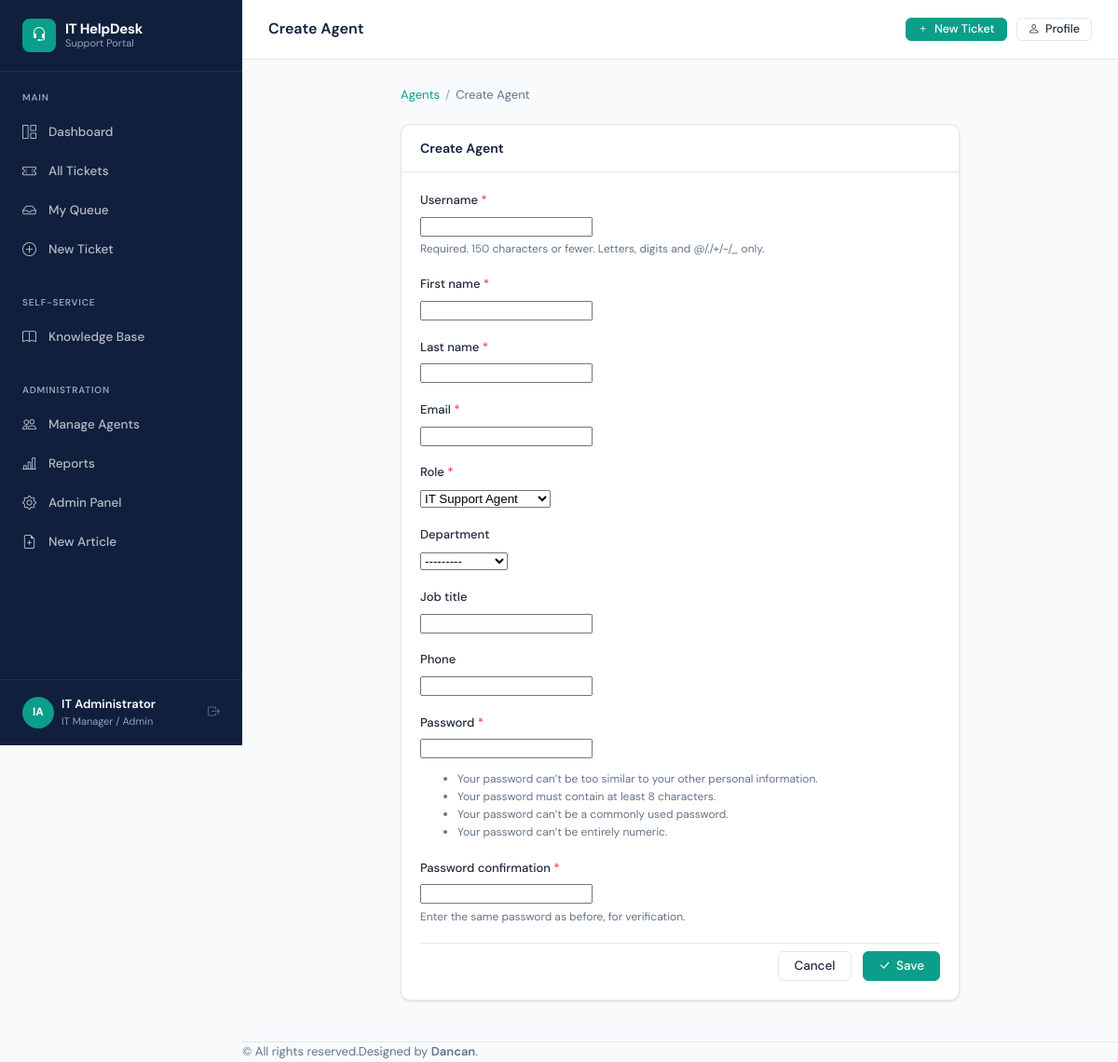
Page /accounts/agents/create/ (signed in) on the committed database.
### accounts/models.py (models this page shows, shortened)
class User(AbstractUser):
    ROLE_END_USER = 'end_user'
    ROLE_AGENT = 'agent'
    ROLE_MANAGER = 'manager'
    ROLE_CHOICES = [
        (ROLE_END_USER, 'End User'),
        (ROLE_AGENT, 'IT Support Agent'),
        (ROLE_MANAGER, 'IT Manager / Admin'),
    ]
    role = models.CharField(max_length=20, choices=ROLE_CHOICES, default=ROLE_END_USER)
    department = models.ForeignKey(Department, on_delete=models.SET_NULL, null=True, blank=True, related_name='users')
    phone = models.CharField(max_length=20, blank=True)
    avatar = models.ImageField(upload_to='avatars/', blank=True, null=True)
    job_title = models.CharField(max_length=100, blank=True)
    is_active = models.BooleanField(default=True)
    email_notifications = models.BooleanField(default=True)
    created_at = models.DateTimeField(auto_now_add=True)
    @property
    def is_end_user(self):
        return self.role == self.ROLE_END_USER
    @property
    def is_manager(self):
        return self.role == self.ROLE_MANAGER
    def get_initials(self):
        if self.first_name and self.last_name:
            return f"{self.first_name[0]}{self.last_name[0]}".upper()
        return self.username[:2].upper()

### accounts/views.py (the view)
# urls.py: path('agents/create/', views.agent_create, name='agent_create'),
@login_required
def agent_create(request):
    if not request.user.is_manager:
        messages.error(request, 'Access denied.')
        return redirect('dashboard:home')
    form = AgentCreateForm(request.POST or None)
    if request.method == 'POST' and form.is_valid():
        form.save()
        messages.success(request, 'Agent account created successfully.')
        return redirect('accounts:agent_list')
    return render(request, 'accounts/agent_form.html', {'form': form, 'title': 'Create Agent'})

### accounts/forms.py
class AgentCreateForm(UserCreationForm):
    email = forms.EmailField(required=True)
    first_name = forms.CharField(required=True)
    last_name = forms.CharField(required=True)
    class Meta:
        model = User
        fields = ['username', 'first_name', 'last_name', 'email', 'role', 'department', 'job_title', 'phone', 'password1', 'password2']
    def __init__(self, *args, **kwargs):
        super().__init__(*args, **kwargs)
        self.fields['role'].choices = [
            (User.ROLE_AGENT, 'IT Support Agent'),
            (User.ROLE_MANAGER, 'IT Manager / Admin'),
        ]

### accounts/models.py (called while the page is built)
    def __str__(self):
        return self.name

### templates/accounts/agent_form.html (shortened to what this page needs)
{% extends "base/base.html" %}
{% block page_title %}{{ title }}{% endblock %}
{% block content %}
<div style="max-width:600px;margin:0 auto;">
  <ul class="breadcrumb">
    <li><a href="{% url 'accounts:agent_list' %}">Agents</a></li>
    <li>{{ title }}</li>
  </ul>
  <div class="card">
    <div class="card-header"><h5>{{ title }}</h5></div>
    <div class="card-body">
      <form method="post" enctype="multipart/form-data">
        {% for field in form %}
        <div class="form-group">
          <label class="form-label" for="{{ field.id_for_label }}">
            {{ field.label }}{% if field.field.required %} <span style="color:var(--red);">*</span>{% endif %}
          </label>
          {{ field }}
          {% if field.help_text %}<div class="form-text">{{ field.help_text }}</div>{% endif %}
        </div>
        {% endfor %}
        <div style="display:flex;gap:12px;justify-content:flex-end;padding-top:8px;border-top:1px solid var(--border);">
          <a href="{% url 'accounts:agent_list' %}" class="btn btn-outline">Cancel</a>
          <button type="submit" class="btn btn-primary">
            <i class="bi bi-check-lg"></i> Save
          </button>
        </div>
      </form>
    </div>
  </div>
</div>
{% endblock %}

### templates/base/base.html (shortened to what this page needs)
<!DOCTYPE html>
<html lang="en">
<head>
  <link rel="stylesheet" href="https://cdn.jsdelivr.net/npm/bootstrap-icons@1.11.3/font/bootstrap-icons.css">
  <link rel="stylesheet" href="/static/css/main.css">
</head>
<body>
<div class="app-wrapper">
  <aside class="sidebar" id="sidebar">
    <div class="sidebar-brand">
      <div class="sidebar-brand-icon"><i class="bi bi-headset"></i></div>
      <div class="sidebar-brand-text">
        IT HelpDesk
        <small>Support Portal</small>
      </div>
    </div>
    <div class="sidebar-section">
      <div class="sidebar-section-label">Main</div>
      <ul class="sidebar-nav">
        <li>
          <a href="{% url 'dashboard:home' %}" class="{% if request.resolver_match.namespace == 'dashboard' and request.resolver_match.url_name == 'home' %}active{% endif %}">
            <i class="bi bi-grid-1x2"></i> Dashboard
          </a>
        </li>
        <li>
          <a href="{% url 'tickets:list' %}" class="{% if request.resolver_match.namespace == 'tickets' and request.resolver_match.url_name == 'list' %}active{% endif %}">
            <i class="bi bi-ticket-perforated"></i> All Tickets
          </a>
        </li>
        {% if not user.is_end_user %}
        <li>
          <a href="{% url 'tickets:my_queue' %}" class="{% if request.resolver_match.url_name == 'my_queue' %}active{% endif %}">
            <i class="bi bi-inbox"></i> My Queue
          </a>
        </li>
        {% endif %}
        <li>
          <a href="{% url 'tickets:submit' %}" class="{% if request.resolver_match.url_name == 'submit' %}active{% endif %}">
            <i class="bi bi-plus-circle"></i> New Ticket
          </a>
        </li>
      </ul>
    </div>
    <div class="sidebar-section">
      <div class="sidebar-section-label">Self-Service</div>
      <ul class="sidebar-nav">
        <li>
          <a href="{% url 'knowledge:home' %}" class="{% if request.resolver_match.namespace == 'knowledge' %}active{% endif %}">
            <i class="bi bi-book"></i> Knowledge Base
          </a>
        </li>
      </ul>
    </div>
    {% if user.is_manager %}
    <div class="sidebar-section">
      <div class="sidebar-section-label">Administration</div>
      <ul class="sidebar-nav">
        <li>
          <a href="{% url 'accounts:agent_list' %}" class="{% if request.resolver_match.url_name == 'agent_list' %}active{% endif %}">
            <i class="bi bi-people"></i> Manage Agents
          </a>
        </li>
        <li>
          <a href="{% url 'dashboard:reports' %}" class="{% if request.resolver_match.url_name == 'reports' %}active{% endif %}">
            <i class="bi bi-bar-chart-line"></i> Reports
          </a>
        </li>
        <li>
          <a href="/admin/" target="_blank">
            <i class="bi bi-gear"></i> Admin Panel
          </a>
        </li>
        <li>
          <a href="{% url 'knowledge:article_create' %}" class="{% if request.resolver_match.url_name == 'article_create' %}active{% endif %}">
            <i class="bi bi-file-earmark-plus"></i> New Article
          </a>
        </li>
      </ul>
    </div>
    {% endif %}
    <div class="sidebar-footer">
      <div class="sidebar-user d-flex align-items-center gap-2">
        <div class="sidebar-user-avatar">{{ user.get_initials }}</div>
        <div class="sidebar-user-info">
          <div class="sidebar-user-name">{{ user.get_full_name|default:user.username }}</div>
          <div class="sidebar-user-role">{{ user.get_role_display }}</div>
        </div>
        <a href="{% url 'accounts:logout' %}" title="Logout" class="ms-auto text-muted">
          <i class="bi bi-box-arrow-right"></i>
        </a>
      </div>
    </div>
  </aside>
  <div class="main-content">
    <header class="topbar d-flex justify-content-between align-items-center">
      <h1 class="topbar-title mb-0">{% block page_title %}Dashboard{% endblock %}</h1>
      <div class="topbar-actions">
        {% block topbar_actions %}
        <a href="{% url 'tickets:submit' %}" class="btn btn-primary btn-sm">
          <i class="bi bi-plus"></i> New Ticket
        </a>
        <a href="{% url 'accounts:profile' %}" class="btn btn-outline btn-sm">
          <i class="bi bi-person"></i> Profile
        </a>
        {% endblock %}
      </div>
    </header>
    <main class="page-content p-3">
      {% block content %}{% endblock %}
    </main>
    <footer class="footer text-center mt-4 p-3" style="font-size:13px; color:var(--text-muted); border-top:1px solid var(--border);">
      &copy; {{ now|date:"Y" }}All rights reserved.Designed by <a href="https://github.com/Dancanmutuku" target="_blank" style="color:var(--primary); font-weight:600;">Dancan</a>.
    </footer>
  </div>
</div>
</body>
</html>

### rows in the picture
User: get_initials "IA", get_full_name "IT Administrator", role "IT Manager / Admin"

### other values in the picture
{{ title }} "Create Agent"
{{ field.label }} "Username" "First name" "Last name" "Email" "Role" "Department" "Job title" "Phone" "Password" "Password confirmation"
{{ field.help_text }} "Required. 150 characters or fewer. Letters, digits and @/./+/-/_ only." "Enter the same password as before, for verification."
